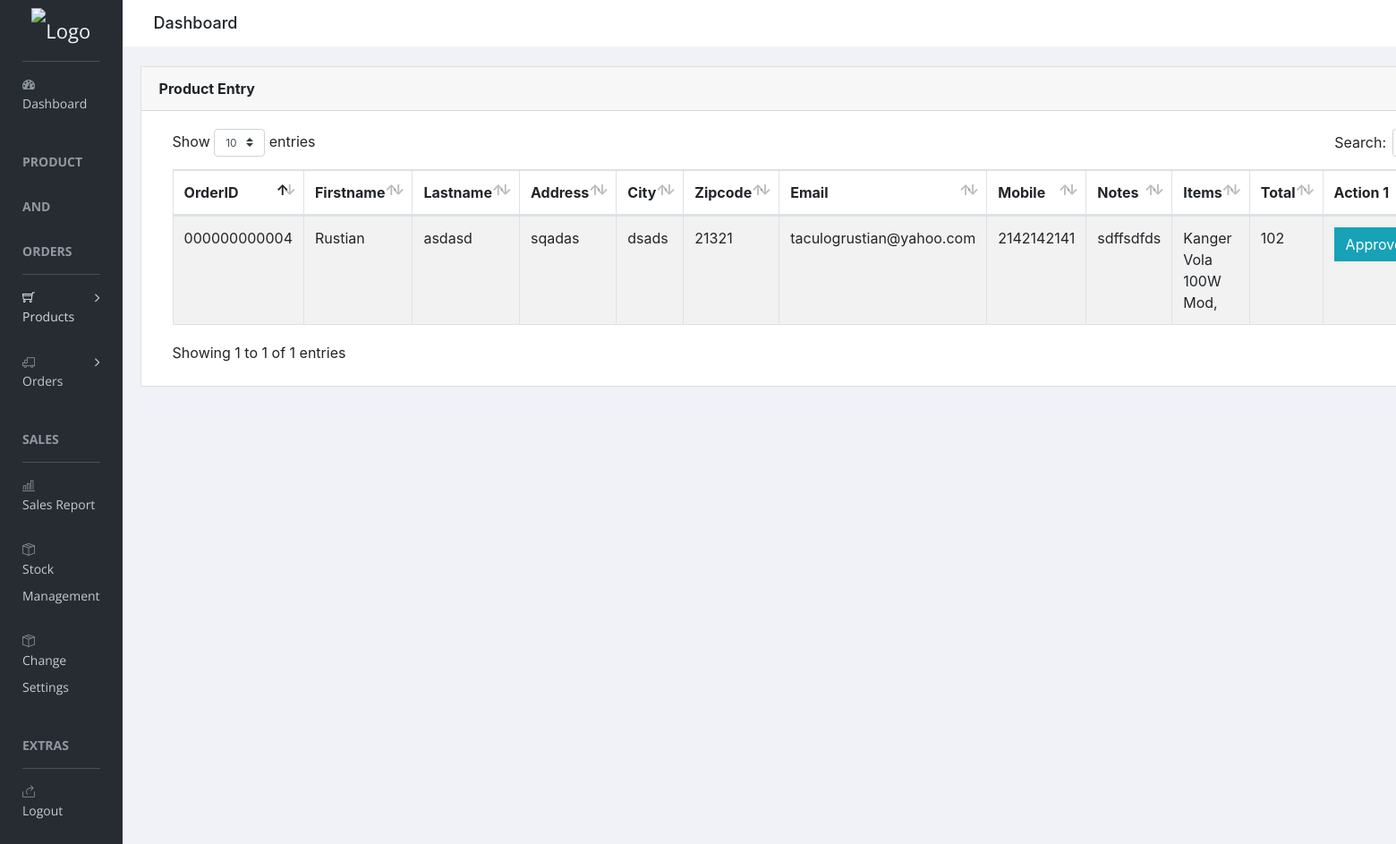
/ThesisKenji/OrderEntry.php (signed in), run on the app's committed database.
### tables this page shows
CREATE TABLE `orders` (
  `OrderID` float UNSIGNED ZEROFILL NOT NULL,
  `Firstname` varchar(30) NOT NULL,
  `Lastname` varchar(30) NOT NULL,
  `House` varchar(100) NOT NULL,
  `City` varchar(30) NOT NULL,
  `Zipcode` varchar(10) NOT NULL,
  `Email` varchar(30) NOT NULL,
  `Mobile` varchar(11) NOT NULL,
  `Notes` varchar(250) NOT NULL,
  `Items` text NOT NULL,
  `Total` varchar(255) NOT NULL,
  `Status` varchar(25) NOT NULL,
  `DateApproved` date NOT NULL,
  `OrderStatus` varchar(255) NOT NULL
);

### ThesisKenji/OrderEntry.php (the view, shortened to what this page needs)
<!doctype html>
<html class="no-js" lang="en">
<head>
    <link rel="stylesheet" href="vendors/bootstrap/dist/css/bootstrap.min.css">
    <link rel="stylesheet" href="vendors/font-awesome/css/font-awesome.min.css">
    <link rel="stylesheet" href="vendors/themify-icons/css/themify-icons.css">
    <link rel="stylesheet" href="vendors/flag-icon-css/css/flag-icon.min.css">
    <link rel="stylesheet" href="vendors/selectFX/css/cs-skin-elastic.css">
    <link rel="stylesheet" href="vendors/datatables.net-bs4/css/dataTables.bootstrap4.min.css">
    <link rel="stylesheet" href="vendors/datatables.net-buttons-bs4/css/buttons.bootstrap4.min.css">
    <link rel="stylesheet" href="assets/css/style.css">
</head>
<body>
    <aside id="left-panel" class="left-panel">
        <nav class="navbar navbar-expand-sm navbar-default">
            <div class="navbar-header">
                <a class="navbar-brand" href="./"><img src="images/footervs.png" alt="Logo"></a>
            </div>
            <div id="main-menu" class="main-menu collapse navbar-collapse">
                <ul class="nav navbar-nav">
                    <li>
                        <a href="dashboard.php"> <i class="menu-icon fa fa-dashboard"></i>Dashboard </a>
                    </li>
                    <h3 class="menu-title">Product and Orders</h3>
                    <li class="menu-item-has-children dropdown active">
                        <a href="#" class="dropdown-toggle" data-toggle="dropdown" aria-haspopup="true" aria-expanded="false" class=""> <i class="menu-icon ti-shopping-cart"></i>Products</a>
                    </li>
                    <li class="menu-item-has-children dropdown">
                        <a href="#" class="dropdown-toggle" data-toggle="dropdown" aria-haspopup="true" aria-expanded="false"> <i class="menu-icon fa ti-truck"></i>Orders</a>
                    </li>
                    <h3 class="menu-title">SALES</h3>
                    <li>
                        <a href="SalesView.php"> <i class="menu-icon ti-bar-chart"></i>Sales Report</a>
                    </li>
                    <li>
                        <a href="StocksView.php"> <i class="menu-icon ti-package"></i>Stock Management</a>
                    </li>
                    <li>
                        <a href="change_settings.php"> <i class="menu-icon ti-package"></i>Change Settings</a>
                    </li>
                    <h3 class="menu-title">Extras</h3>
                    <li>
                        <a href="Logout.php"> <i class="menu-icon ti-share"></i>Logout</a>
                    </li>
                </ul>
            </div>
        </nav>
    </aside>
    <div id="right-panel" class="right-panel">
        <div class="breadcrumbs">
            <div class="col-sm-4">
                <div class="page-header float-left">
                    <div class="page-title">
                        <h1>Dashboard</h1>
                    </div>
                </div>
            </div>
            <div class="col-sm-8">
            </div>
        </div>
        <div class="content mt-3">
            <div class="animated fadeIn">
                <div class="row">
                    <div class="col-lg-12">
                        <div class="card">
                            <div class="card-header">
                                <strong class="card-title">Product Entry</strong>
                            </div>
                            <div class="card-body">
                                <div class="col-lg-12">
                                    <div class="row">
                                        <div class="col-md-12">
                                           <table id="bootstrap-data-table-export" class="table table-striped table-bordered">
                                               <thead>
                                                   <tr>
                                                       <th>OrderID</th>
                                                       <th>Firstname</th>
                                                       <th>Lastname</th>
                                                       <th>Address</th>
                                                       <th>City</th>
                                                       <th>Zipcode</th>
                                                       <th>Email</th>
                                                       <th>Mobile</th>
                                                       <th>Notes</th>
                                                       <th>Items</th>
                                                       <th>Total</th>
                                                        <th>Action 1</th>
                                                   </tr>
                                               </thead>
                                               <tbody>
                                                <?php
                                                include("SQL.php");
                                                $sql = "SELECT * FROM orders";
                                                $result = $conn->query($sql);
                                                    if($result->num_rows > 0)
                                                    {
                                                        while($row = $result->fetch_assoc()){
                                                            echo "<tr>";
                                                            echo "<td>". $row["OrderID"]."</td>";
                                                            echo "<td>". $row["Firstname"]."</td>";
                                                            echo "<td>". $row["Lastname"]."</td>";
                                                            echo "<td>". $row["House"]."</td>";
                                                            echo "<td>". $row["City"]."</td>";
                                                            echo "<td>". $row["Zipcode"]."</td>";
                                                            echo "<td>". $row["Email"]."</td>";
                                                            echo "<td>". $row["Mobile"]."</td>";
                                                            echo "<td>". $row["Notes"]."</td>";
                                                            echo "<td>". $row["Items"]."</td>";
                                                            echo "<td>". $row["Total"]."</td>";
                                                            echo "<td><a href='OrdersApprove.php?GetOrderID=".$row["OrderID"]."'><button type='button' class='btn btn-info form-control'>Approve Order</button></td>";
                                                            echo "</tr>";
                                                        }
                                                    }
                                                    else
                                                    {
                                                     echo "0 Results";
                                                    }
                                                ?>
                                               </tbody>
                                           </table>
                                       </div>
                                    </div>
                                </div>
                            </div>
                        </div>
                    </div>
                </div>
            <br>
            </div>
        </div>
            </div>
</body>
</html>

### data on the page
orders: OrderID "000000000004", Firstname "Rustian", Lastname "asdasd", House "sqadas", City "dsads", Zipcode "21321", Email "taculogrustian@yahoo.com", Mobile "2142142141", Notes "sdffsdfds", Items "Kanger Vola 100W Mod,", Total "102"
